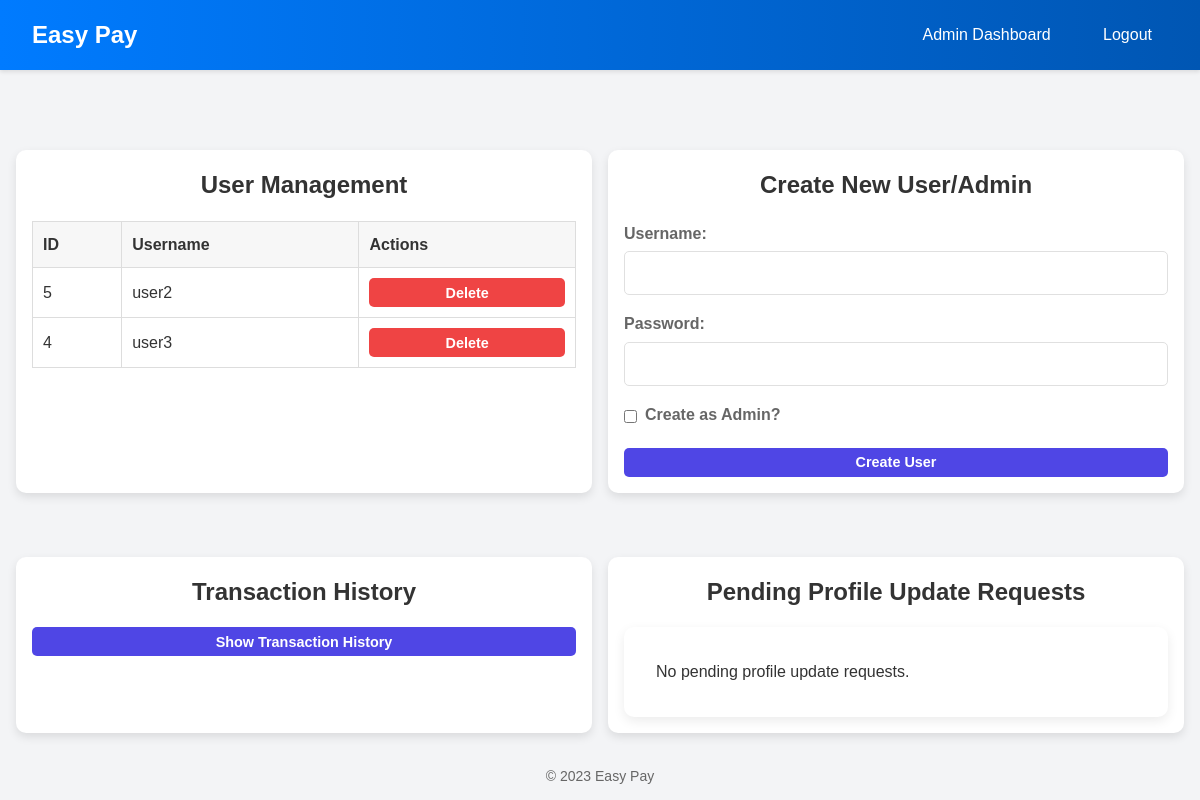
The app's page /index.php?page=admin_dashboard (signed in) with its own data.
### tables this page shows
CREATE TABLE `users` (
  `id` int(11) NOT NULL,
  `username` varchar(50) NOT NULL,
  `password` varchar(255) NOT NULL,
  `balance` decimal(10,2) NOT NULL DEFAULT 0.00
);

### includes/functions.php (called while the page is built, shortened)
<?php
function searchUsers($keyword)
{
    global $conn;
    $keyword = mysqli_real_escape_string($conn, trim($keyword));
    $sql = "SELECT id, username, balance
            FROM users
            WHERE username LIKE '%$keyword%'
            ORDER BY username ASC";
    $result = mysqli_query($conn, $sql);
    return mysqli_fetch_all($result, MYSQLI_ASSOC);
}

### views/admin_dashboard.php (the view, shortened to what this page needs)
<?php
include 'includes/header.php';
include_once 'config.php';
include_once 'includes/functions.php';
$isTransactionsVisible = isset($_GET['p']);
$users = searchUsers('');
$pendingRequests = getPendingProfileUpdateRequests();
?>
<div class="dashboard-container">
    <div class="dashboard-section">
        <h2>User Management</h2>
        <table class="table-auto">
            <thead>
                <tr>
                    <th>ID</th>
                    <th>Username</th>
                    <th>Actions</th>
                </tr>
            </thead>
            <tbody>
                <?php foreach ($users as $user): ?>
                    <tr>
                        <td><?= htmlspecialchars($user['id']); ?></td>
                        <td><?= htmlspecialchars($user['username']); ?></td>
                        <td>
                            <button onclick="showDeleteModal(<?= $user['id']; ?>)" class="btn btn-delete">Delete</button>
                        </td>
                    </tr>
                <?php endforeach; ?>
            </tbody>
        </table>
    </div>
    <div class="dashboard-section">
        <h2>Create New User/Admin</h2>
        <form action="index.php?page=admin_dashboard&action=createUser" method="POST">
            <div class="form-group">
                <label>Username:</label>
                <input type="text" name="username" class="form-input" required>
            </div>
            <div class="form-group">
                <label>Password:</label>
                <input type="password" name="password" class="form-input" required>
            </div>
            <div class="form-group" style="display: flex; align-items: center;">
                <input type="checkbox" id="is_admin" name="is_admin">
                <label for="is_admin" style="margin-left: 0.5rem;">Create as Admin?</label>
            </div>
            <button type="submit" class="btn btn-primary" style="width: 100%;">Create User</button>
        </form>
    </div>
</div>
<div class="dashboard-container" style="margin-top:2rem;">
    <div class="dashboard-section">
        <h2 id="transactions">Transaction History</h2>
        <button id="toggle-transactions-btn" class="btn btn-primary" style="margin-bottom:1rem;">
            <?= $isTransactionsVisible ? 'Hide Transaction History' : 'Show Transaction History'; ?>
        </button>
    </div>
    <div class="dashboard-section">
        <h2>Pending Profile Update Requests</h2>
        <div class="card">
            <?php if(empty($pendingRequests)): ?>
                <p>No pending profile update requests.</p>
            <?php endif; ?>
        </div>
    </div>
</div>
<?php include 'includes/footer.php'; ?>

### assets/style.css (style rules this page uses)
:root { --primary-color: #007bff; --secondary-color: #6c757d; --background-color: #f4f7f9; --card-background: #ffffff; --text-color: #333333; --light-text-color: #666666; --border-color: #e0e0e0; --success-color: #28a745; --error-color: #dc3545; --incoming-color: #28a745; --outgoing-color: #dc3545; }
* { box-sizing: border-box; margin: 0; padding: 0; }
body { font-family: 'Poppins', sans-serif; background-color: var(--background-color); color: var(--text-color); line-height: 1.6; }
h2 { color: var(--primary-color); margin-bottom: 1.5rem; text-align: center; font-weight: 600; }
.form-group { margin-bottom: 1rem; }
label { display: block; margin-bottom: 0.5rem; font-weight: 600; color: var(--light-text-color); }
input[type="text"], input[type="password"], input[type="number"] { width: 100%; padding: 0.75rem; border: 1px solid var(--border-color); border-radius: 5px; font-size: 1rem; transition: border-color 0.3s ease, box-shadow 0.3s ease; }
.btn { display: block; width: 100%; padding: 0.75rem; background: var(--primary-color); color: white; border: none; border-radius: 5px; font-size: 1rem; cursor: pointer; transition: background-color 0.3s ease, transform 0.2s ease; text-align: center; text-decoration: none; font-weight: 600; }
.card { background-color: var(--card-background); padding: 2rem; border-radius: 10px; box-shadow: 0 4px 12px rgba(0, 0, 0, 0.08); }
.btn-delete { background-color: var(--error-color); color: white; border: none; cursor: pointer; transition: background-color 0.3s ease; }
.btn-delete { background-color: var(--error-color); color: white; padding: 0.75rem 1.5rem; border-radius: 5px; text-decoration: none; font-weight: 600; }

### views/admin_dashboard.php (style rules this page uses)
body { margin: 0; padding: 0; background-color: #f3f4f6; font-family: Arial, sans-serif; }
.dashboard-container { display: grid; grid-template-columns: 1fr 1fr; gap: 1rem; padding: 1rem; width: 100%; box-sizing: border-box; }
.dashboard-section { background-color: #fff; padding: 1rem; border-radius: 10px; box-shadow: 0 4px 10px rgba(0,0,0,0.1); }
.dashboard-section h2 { font-size: 1.5rem; margin-bottom: 1rem; color: #333; }
.table-auto, .request-table { width: 100%; border-collapse: collapse; margin-top: 1rem; }
.table-auto th, .table-auto td, .request-table th, .request-table td { padding: 10px; border: 1px solid #ddd; text-align: left; }
.table-auto th, .request-table th { background-color: #f7f7f7; }
.btn { padding: 0.4rem 0.8rem; border-radius: 5px; text-decoration: none; display: inline-block; cursor: pointer; font-size: 0.9rem; border: none; }
.btn-primary { background-color: #4f46e5; color: #fff; }
.btn-delete { background-color: #ef4444; color: #fff; }
.form-group { margin-bottom: 1rem; }
.form-group label { display: block; margin-bottom: 0.3rem; }
.form-input { width: 100%; padding: 0.5rem; border-radius: 5px; border: 1px solid #ccc; }

### records on screen
users: id "5", username "user2"
users: id "4", username "user3"
